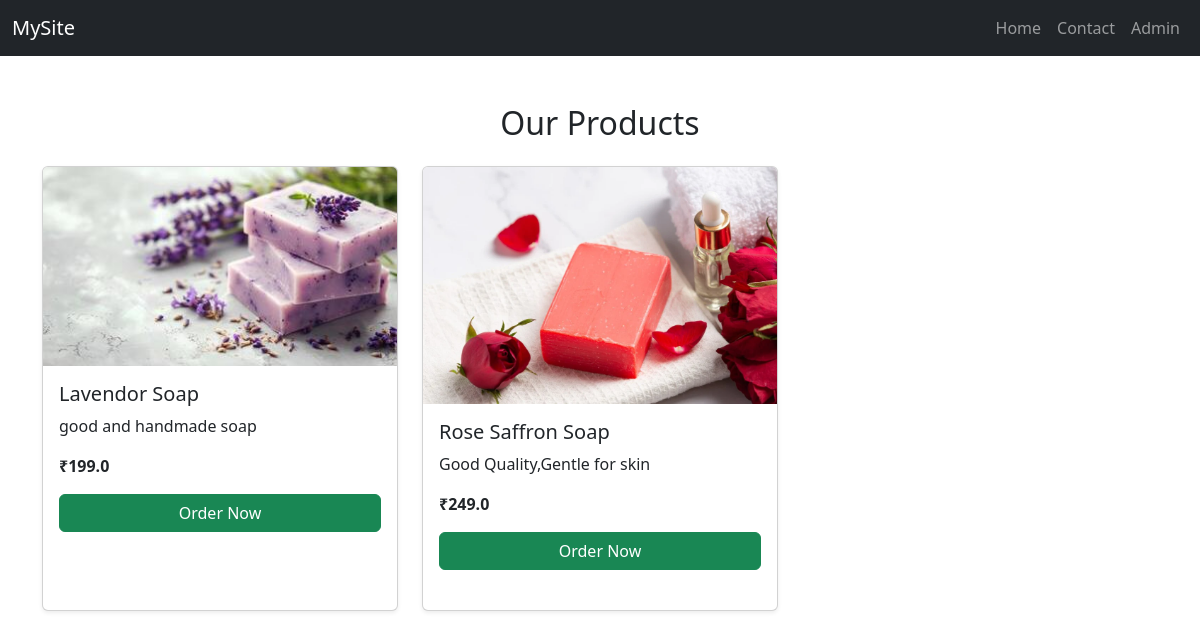
Page /products on the committed database.
### tables this page shows
CREATE TABLE products (
            id INTEGER PRIMARY KEY AUTOINCREMENT,
            name TEXT NOT NULL,
            description TEXT,
            price REAL NOT NULL,
            image TEXT
        );

### app.py (the view)
@app.route('/products')
def products():
    conn = get_db_connection()
    products = conn.execute('SELECT * FROM products').fetchall()
    conn.close()
    return render_template('products.html', products=products)

### app.py (called while the page is built)
def get_db_connection():
    conn = sqlite3.connect('products.db')
    conn.row_factory = sqlite3.Row
    return conn

### templates/products.html (shortened to what this page needs)
<!DOCTYPE html>
<html lang="en">
<head>
    <link href="https://cdn.jsdelivr.net/npm/bootstrap@5.3.2/dist/css/bootstrap.min.css" rel="stylesheet">
</head>
<body>
<nav class="navbar navbar-expand-lg navbar-dark bg-dark">
    <div class="container-fluid">
        <a class="navbar-brand" href="#">MySite</a>
        <div class="collapse navbar-collapse" id="navbarNav">
            <ul class="navbar-nav ms-auto">
                <li class="nav-item"><a class="nav-link" href="{{ url_for('index') }}">Home</a></li>
                <li class="nav-item"><a class="nav-link" href="{{ url_for('contact') }}">Contact</a></li>
                <li class="nav-item"><a class="nav-link" href="{{ url_for('admin_login') }}">Admin</a></li>
            </ul>
        </div>
    </div>
</nav>
<div class="container mt-5">
    <h2 class="text-center mb-4">Our Products</h2>
    <div class="row">
        {% for product in products %}
        <div class="col-md-4">
            <div class="card mb-4 shadow-sm h-100">
                {% if product['image'] %}
                <img src="{{ url_for('static', filename='uploads/' ~ product['image']) }}" class="card-img-top" alt="{{ product['name'] }}">
                {% endif %}
                <div class="card-body">
                    <h5 class="card-title">{{ product['name'] }}</h5>
                    <p class="card-text">{{ product['description'] }}</p>
                    <p><strong>₹{{ product['price'] }}</strong></p>
                    <a href="{{ url_for('order', id=product['id']) }}" class="btn btn-success w-100">Order Now</a>
                </div>
            </div>
        </div>
        {% endfor %}
    </div>
</div>
</body>
</html>

### rows in the picture
products: image (picture), name "Lavendor Soap", description "good and handmade soap", price "199.0"
products: image (picture), name "Rose Saffron Soap", description "Good Quality,Gentle for skin", price "249.0"
